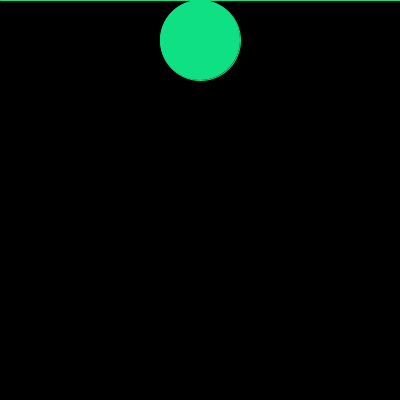
Frame 1 (no input)
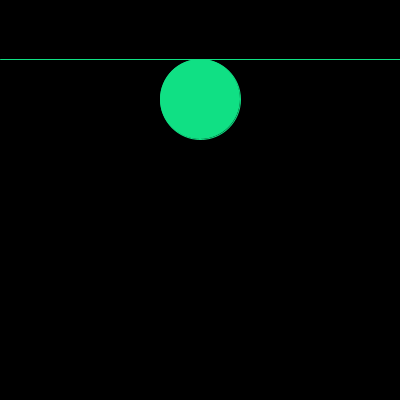
Frame 60 (the mouse pressed at the canvas centre just before this capture)
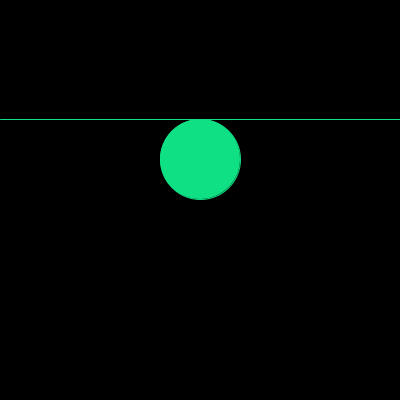
Frame 120 (the mouse held since frame 60 and released just before this capture)

The Processing sketch that drew these frames (run headless with seeded random() and noise(); from frame 60 on, the mouse is pressed at the canvas centre):

// Processing sketch: ejercicio_19_tp
// ── ejercicio_19_tp.pde
PVector puntoInicialLinea;
PVector puntoFinalLinea;
PVector velocidadLinea;
PVector velocidadCirculo;
PVector posicionCirculo;
int radioCirculo;

public void setup(){
  size(400,400);
  puntoInicialLinea = new PVector(0,0);
  puntoFinalLinea = new PVector(width,0); 
  velocidadLinea = new PVector(0,1);
  radioCirculo = 40;
  posicionCirculo = new PVector(width/2,radioCirculo);
  velocidadCirculo = new PVector(0,1);
}

public void draw(){
  background(0);
  dibujarLinea();
  desplazarLinea();
  dibujarCirculo();
  desplazarCirculo();
}

public void dibujarLinea(){
  stroke(#10E084);
  line(puntoInicialLinea.x,puntoInicialLinea.y,puntoFinalLinea.x,puntoFinalLinea.y);
}

public void desplazarLinea(){
  if(puntoInicialLinea.y>height || puntoInicialLinea.y<0){
    velocidadLinea.y = velocidadLinea.y * -1;
  }
  
  puntoInicialLinea.y+=velocidadLinea.y; // puntoInicialLinea.y = puntoInicialLinea.y + velocidadLinea.y
  puntoFinalLinea.y+=velocidadLinea.y;
}

public void dibujarCirculo(){
  fill(#10E084);
  stroke(#10E084);
  ellipse(posicionCirculo.x,posicionCirculo.y,2*radioCirculo,2*radioCirculo);  
}

public void desplazarCirculo(){
  if((posicionCirculo.y - radioCirculo) > height  || posicionCirculo.y + radioCirculo < 0){
     velocidadCirculo.y*=(-1);
     if(posicionCirculo.y - radioCirculo > height){
       posicionCirculo.y= posicionCirculo.y - 2*radioCirculo;
     }else{
       posicionCirculo.y= posicionCirculo.y + 2*radioCirculo;
     }
  }
  posicionCirculo.y+=velocidadCirculo.y;
}
